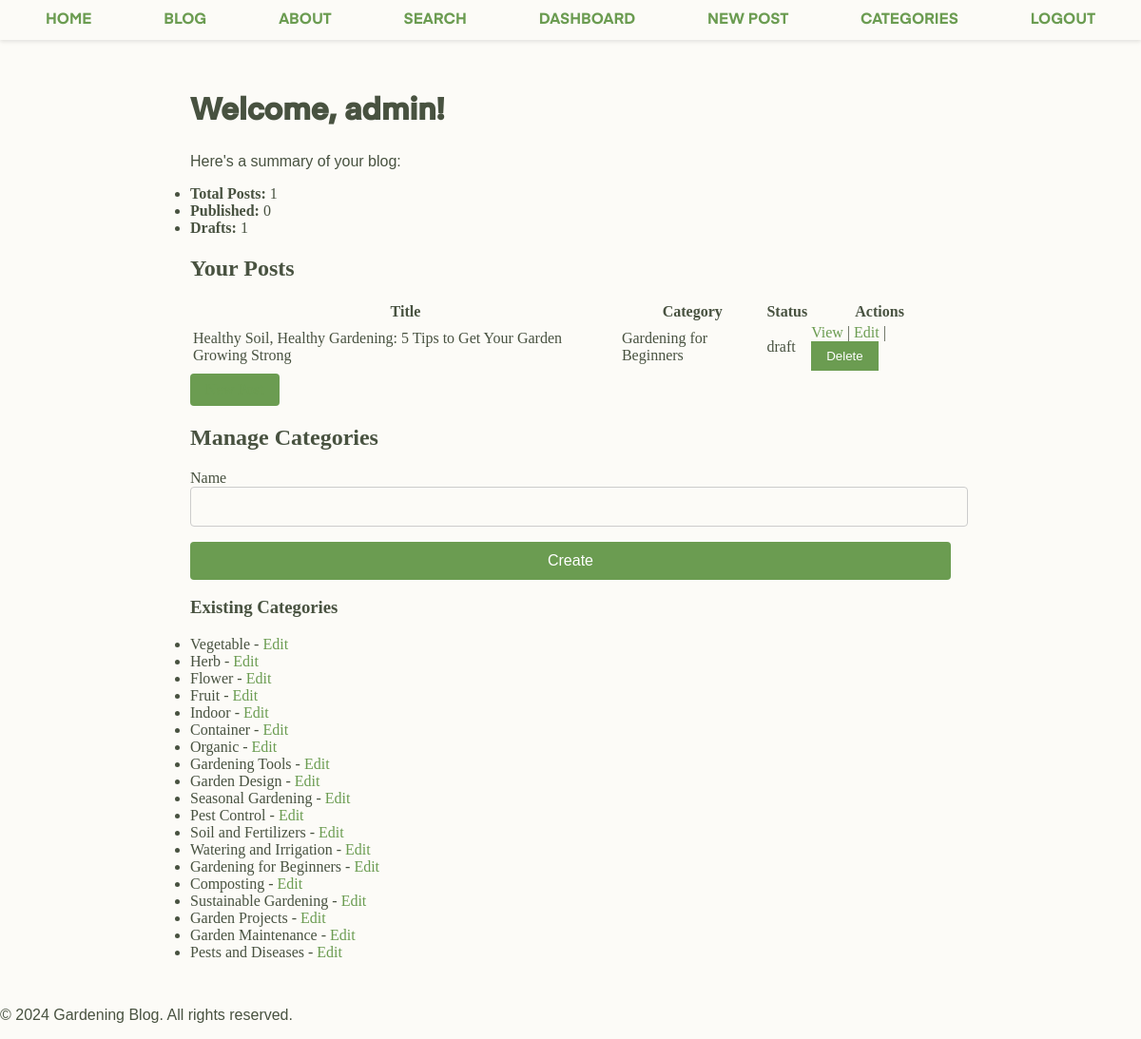
Page /admin (signed in) on the earlier database version.
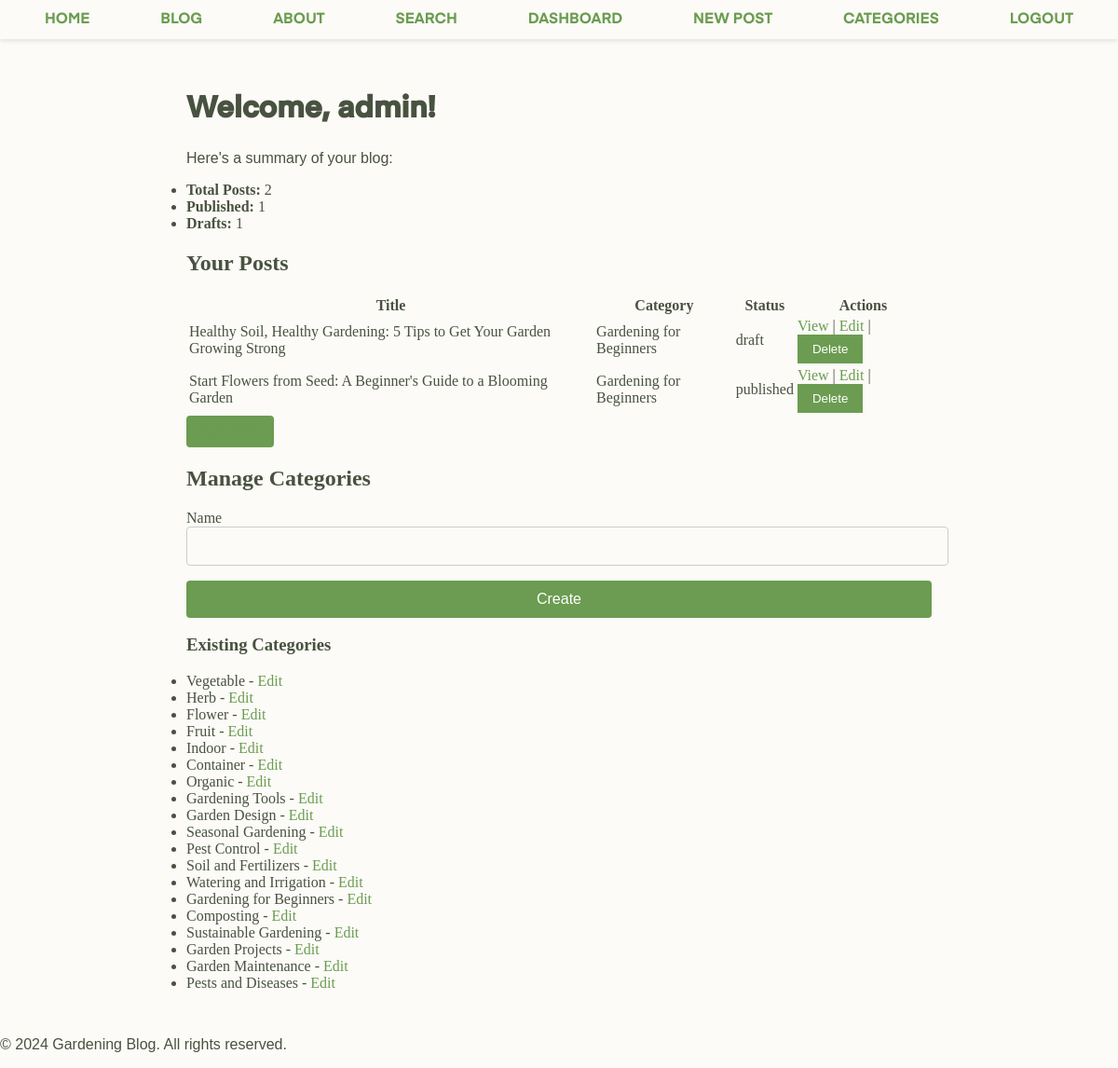
Same page on the later database version.
### models.py (models this page shows, shortened)
class Post(db.Model):
    id = db.Column(db.Integer, primary_key=True)
    title = db.Column(db.String(100), nullable=False)
    content = db.Column(db.Text, nullable=False)
    author = db.Column(db.String(50), nullable=False)
    date_posted = db.Column(db.DateTime, nullable=False, default=datetime.utcnow)
    category_id = db.Column(db.Integer, db.ForeignKey('category.id'), nullable=False)
    featured_image = db.Column(db.String(200))
    status = db.Column(db.String(20), nullable=False, default='draft')
    comments = db.relationship('Comment', backref='post', lazy='dynamic')
    slug = db.Column(db.String(100), unique=True, nullable=False)
    tags = db.Column(db.String, nullable=False)  # Using string for tags

class Category(db.Model):
    id = db.Column(db.Integer, primary_key=True)
    name = db.Column(db.String(100), nullable=False, unique=True)
    slug = db.Column(db.String(100), nullable=False, unique=True)
    posts = db.relationship('Post', backref='category', lazy=True)

### app.py (the view)
@app.route('/admin')
@login_required
def admin_dashboard():
    if not current_user.is_admin:
        abort(403)  # Forbidden
    form = CategoryForm()
    categories = Category.query.all()
    posts = Post.query.all()
    return render_template('admin/dashboard.html', posts=posts, form=form, categories=categories)

### forms.py
class CategoryForm(FlaskForm):
    name = StringField('Name', validators=[DataRequired()])
    submit = SubmitField('Create')

### app.py (called while the page is built)
@login_manager.user_loader
def load_user(user_id):
    return User.query.get(int(user_id))

### templates/admin/dashboard.html (shortened to what this page needs)
{% extends "base.html" %}
{% block content %}
<h1>Welcome, {{ current_user.username }}!</h1>
<p>Here's a summary of your blog:</p>
<ul>
  <li><strong>Total Posts:</strong> {{ posts|length }}</li>
  <li><strong>Published:</strong> {{ posts|selectattr("status", "equalto", "published")|list|length }}</li>
  <li><strong>Drafts:</strong> {{ posts|selectattr("status", "equalto", "draft")|list|length }}</li>
</ul>
<h2>Your Posts</h2>
<table>
  <tr>
    <th>Title</th>
    <th>Category</th>
    <th>Status</th>
    <th>Actions</th>
  </tr>
  {% for post in posts %}
  <tr>
    <td>{{ post.title }}</td>
    <td>{{ post.category.name }}</td>
    <td>{{ post.status }}</td>
    <td>
      <a href="{{ url_for('post', post_slug=post.slug) }}" target="_blank">View</a> |
      <a href="{{ url_for('edit_post', post_id=post.id) }}">Edit</a> |
      <form action="{{ url_for('delete_post', post_id=post.id) }}" method="post" style="display:inline;">
        <button type="submit" onclick="return confirm('Delete this post?')">Delete</button>
      </form>
    </td>
  </tr>
  {% endfor %}
</table>
<a href="{{ url_for('create_post') }}" class="btn">New Post</a>
<h2>Manage Categories</h2>
<form method="post" action="{{ url_for('admin_categories') }}">
  <div>
    {{ form.name.label }} {{ form.name(size=50) }}
  </div>
  {{ form.submit(class="btn") }}
</form>
<h3>Existing Categories</h3>
<ul>
  {% for category in categories %}
    <li>{{ category.name }} - <a href="{{ url_for('edit_category', category_id=category.id) }}">Edit</a></li>
  {% endfor %}
</ul>
{% endblock %}

Differences in the rows shown:
added Post: title "Start Flowers from Seed: A Beginner's Guide to a Blooming Garden", category.name "Gardening for Beginners", status "published"
Other differences:
{{ posts|length }}: "1" → "2"
{{ posts|selectattr("status", "equalto", "published")|list|length }}: "0" → "1"
